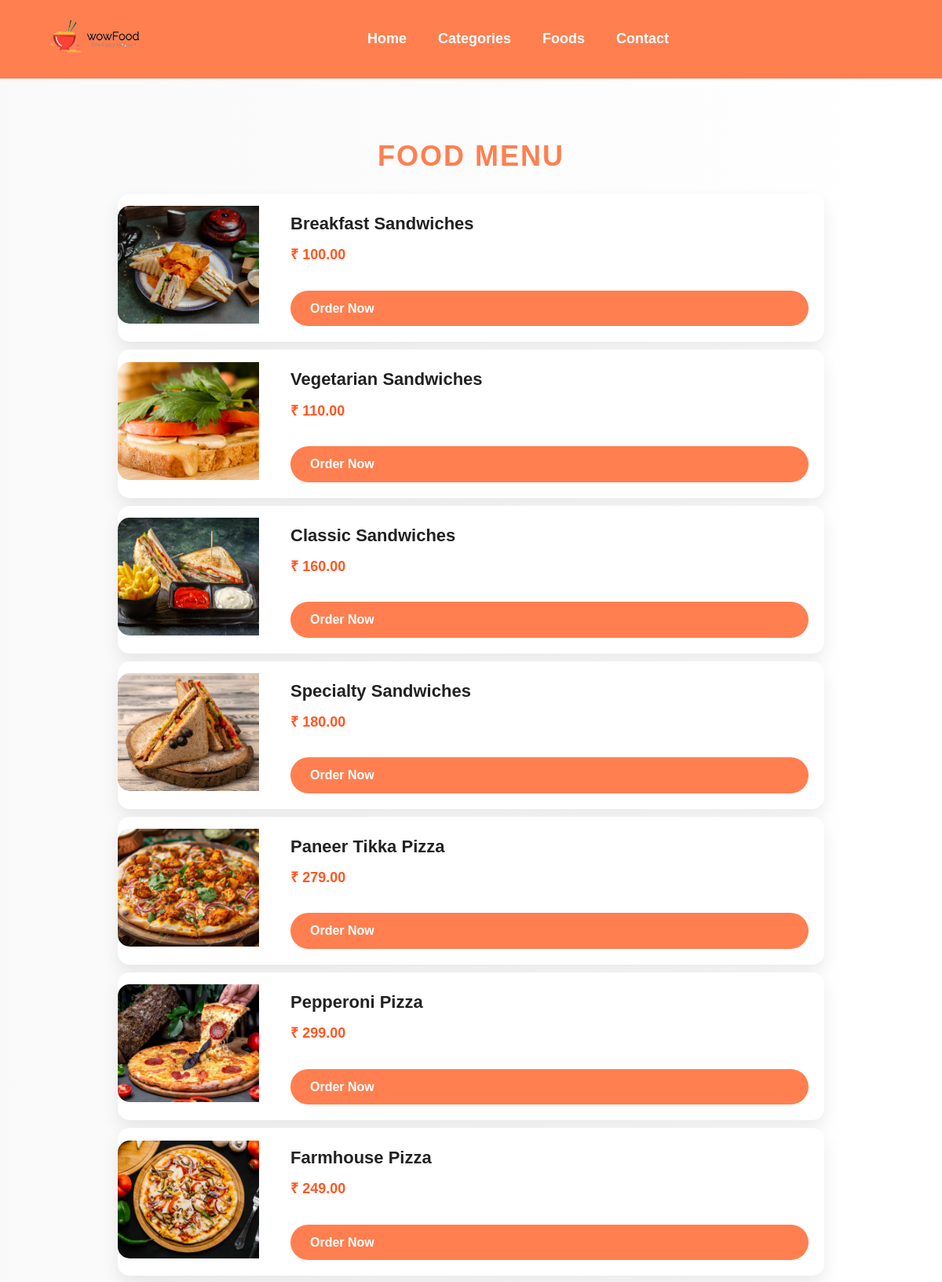
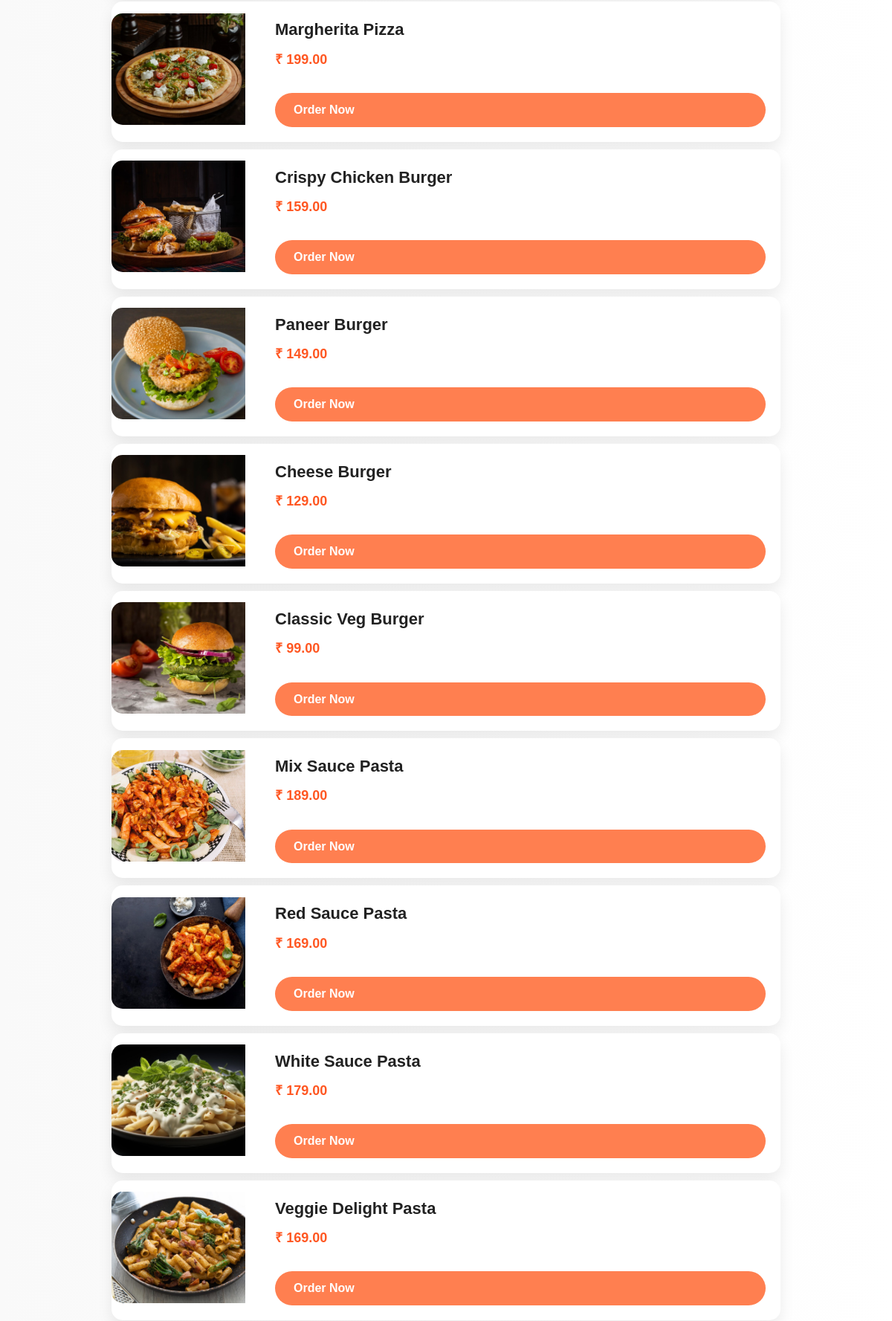
Screenshot of /foods.php (upper part) with the database file from the repository (2 pictures, top to bottom).
### tables this page shows
CREATE TABLE `tbl_food` (
  `id` int(30) UNSIGNED NOT NULL,
  `title` varchar(50) NOT NULL,
  `price` decimal(10,2) NOT NULL,
  `image_name` varchar(200) NOT NULL,
  `description` varchar(300) NOT NULL,
  `category_id` int(40) UNSIGNED NOT NULL,
  `feature` varchar(10) NOT NULL,
  `active` varchar(10) NOT NULL
);

### foods.php (the view, shortened to what this page needs)
<?php include('header.php'); ?>
<!DOCTYPE html>
<html lang="en">
<head>
    <link rel="stylesheet" href="css/style.css">
</head>
<body>
<section class="food-menu">
    <div class="container">
        <h2 class="text-center">Food Menu</h2>
        <?php
        include('admin/database_connection.php');
        $sql = "SELECT * FROM tbl_food WHERE active='Yes'";
        $res = mysqli_query($conn, $sql);
        if ($res && mysqli_num_rows($res) > 0) {
            while ($row = mysqli_fetch_assoc($res)) {
                $id = $row['id'];
                $title = $row['title'];
                $price = $row['price'];
                $image_name = $row['image_name'];
                ?>
                <div class="food-menu-box">
                    <div class="food-menu-img">
                        <?php
                        if ($image_name != "") {
                            ?>
                            <img src="images/food/<?php echo $image_name; ?>" alt="<?php echo $title; ?>" class="img-responsive img-curve">
                            <?php
                        } else {
                            echo "<div class='error'>Image not available</div>";
                        }
                        ?>
                    </div>
                    <div class="food-menu-desc">
                        <h4><?php echo $title; ?></h4>
                        <p class="food-price">&#8377;
                        <?php echo number_format($price, 2); ?></p>
                        <br>
                        <a href="order.php?food_id=<?php echo $id; ?>" class="btn btn-primary">Order Now</a>
                    </div>
                </div>
                <?php
            }
        } else {
            echo "<div class='error'>Food not available.</div>";
        }
        ?>
    </div>
</section>
</body>
</html>
<?php include('footer.php'); ?>

### css/style.css (style rules this page uses)
* { margin: 0; padding: 0; box-sizing: border-box; font-family: 'Poppins', sans-serif; }
body { background-color: #ffffff; color: #333; font-size: 16px; line-height: 1.6; }
.container { width: 90%; max-width: 1200px; margin: auto; padding: 10px 0; }
.food-menu { padding: 30px 0; background: linear-gradient(to right, #f9f9f9, #fff); }
.food-menu h2 { font-size: 36px; margin-bottom: 20px; color: coral; text-align: center; text-transform: uppercase; letter-spacing: 2px; }
.food-menu-box { background: #ffffff; border-radius: 15px; margin: 10px auto; overflow: hidden; display: flex; flex-direction: row; align-items: center; color: #333; box-shadow: 0 10px 20px rgba(0, 0, 0, 0.08); transition: transform 0.3s ease, box-shadow 0.3s ease; max-width: 900px; width: 90%; gap: 20px; }
.food-menu-img img { width: 180px; height: 150px; object-fit: cover; border-top-left-radius: 15px; border-bottom-left-radius: 15px; transition: transform 0.3s ease; }
.food-menu-desc { padding: 20px; width: 100%; display: flex; flex-direction: column; justify-content: center; }
.food-menu-desc h4 { font-size: 22px; margin-bottom: 8px; color: #222; font-weight: 600; }
.food-price { font-size: 18px; color: #ff5722; font-weight: bold; margin-bottom: 5px; }
.btn-primary { display: inline-block; background: #FF7F50; padding: 10px 25px; color: #fff; border-radius: 30px; text-decoration: none; font-weight: bold; transition: 0.3s; }
.text-center { display: flex; justify-content: center; padding-top: 30px; }

### rows the page displays
tbl_food: image_name (picture), title "Breakfast Sandwiches", price "100.00"
tbl_food: image_name (picture), title "Vegetarian Sandwiches", price "110.00"
tbl_food: image_name (picture), title "Classic Sandwiches", price "160.00"
tbl_food: image_name (picture), title "Specialty Sandwiches", price "180.00"
tbl_food: image_name (picture), title "Paneer Tikka Pizza", price "279.00"
tbl_food: image_name (picture), title "Pepperoni Pizza", price "299.00"
tbl_food: image_name (picture), title "Farmhouse Pizza", price "249.00"
tbl_food: image_name (picture), title "Margherita Pizza", price "199.00"
tbl_food: image_name (picture), title "Crispy Chicken Burger", price "159.00"
tbl_food: image_name (picture), title "Paneer Burger", price "149.00"
tbl_food: image_name (picture), title "Cheese Burger", price "129.00"
tbl_food: image_name (picture), title "Classic Veg Burger", price "99.00"
tbl_food: image_name (picture), title "Mix Sauce Pasta", price "189.00"
tbl_food: image_name (picture), title "Red Sauce Pasta", price "169.00"
tbl_food: image_name (picture), title "White Sauce Pasta", price "179.00"
tbl_food: image_name (picture), title "Veggie Delight Pasta", price "169.00"
